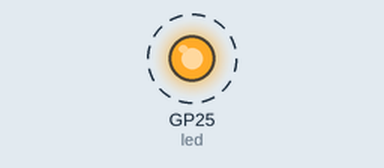
This program was run on a simulated Raspberry Pi Pico running MicroPython. On the bench: output pins drawn as LEDs (lit = HIGH). Dashed ring = blinking. What the program prints to the serial console is not drawn.

Above: at 0.5 s.
Timing chart, 0 to 4.6 s (numbered marks = the images above):
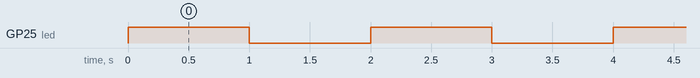

The program:

main.py
```python
import time
from machine import Pin
from lib import config

print(f'Hello, World! Application: {config.appName}')

led = Pin("LED", Pin.OUT)

while True:
    led.high()
    time.sleep(1)
    led.low()
    time.sleep(1)
```

config.py
```python
appName = 'Light flash example'
```

Measured:
- by itself, GP25 (led): alternates HIGH for 1.0 s and LOW for 1.0 s
